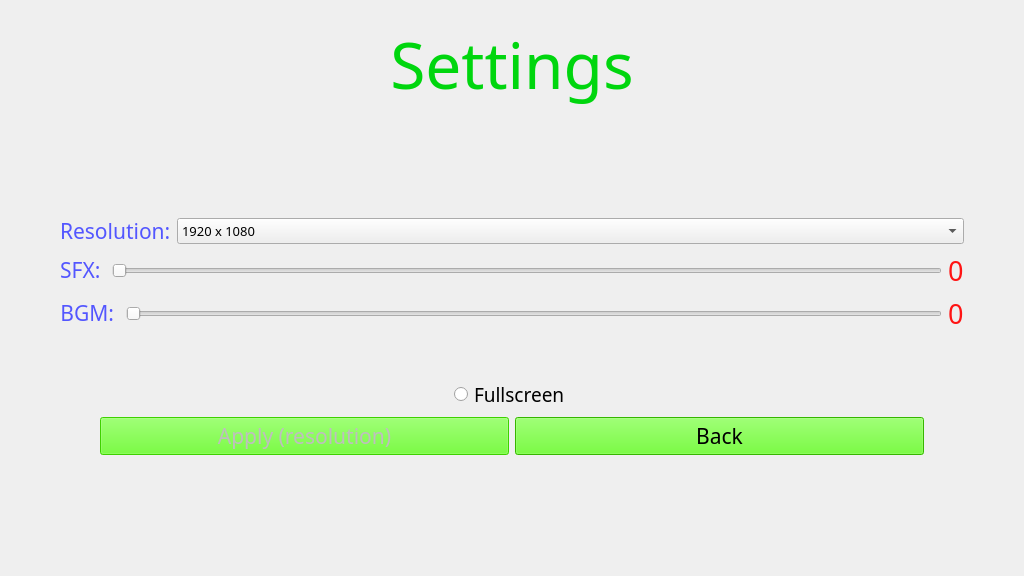
<?xml version="1.0" encoding="UTF-8"?>
<ui version="4.0">
 <class>Setting</class>
 <widget class="QWidget" name="Setting">
  <property name="geometry">
   <rect>
    <x>0</x>
    <y>0</y>
    <width>1024</width>
    <height>576</height>
   </rect>
  </property>
  <property name="windowTitle">
   <string>Form</string>
  </property>
  <layout class="QVBoxLayout" name="verticalLayout_2">
   <item>
    <widget class="QStackedWidget" name="stackedWidget">
     <property name="currentIndex">
      <number>0</number>
     </property>
     <widget class="QWidget" name="Setting_2">
      <layout class="QVBoxLayout" name="verticalLayout">
       <item>
        <layout class="QVBoxLayout" name="verticalLayout_4">
         <item>
          <layout class="QHBoxLayout" name="horizontalLayout_4">
           <item>
            <widget class="QLabel" name="label_2">
             <property name="sizePolicy">
              <sizepolicy hsizetype="MinimumExpanding" vsizetype="Preferred">
               <horstretch>0</horstretch>
               <verstretch>0</verstretch>
              </sizepolicy>
             </property>
             <property name="font">
              <font>
               <family>AKbalthom HighSchool-Frame</family>
               <pointsize>48</pointsize>
              </font>
             </property>
             <property name="text">
              <string>&lt;html&gt;&lt;head/&gt;&lt;body&gt;&lt;p&gt;&lt;span style=&quot; color:#00d60e;&quot;&gt;Settings&lt;/span&gt;&lt;/p&gt;&lt;/body&gt;&lt;/html&gt;</string>
             </property>
             <property name="textFormat">
              <enum>Qt::AutoText</enum>
             </property>
             <property name="alignment">
              <set>Qt::AlignCenter</set>
             </property>
            </widget>
           </item>
          </layout>
         </item>
         <item>
          <spacer name="verticalSpacer">
           <property name="orientation">
            <enum>Qt::Vertical</enum>
           </property>
           <property name="sizeHint" stdset="0">
            <size>
             <width>20</width>
             <height>40</height>
            </size>
           </property>
          </spacer>
         </item>
         <item>
          <layout class="QHBoxLayout" name="horizontalLayout_8">
           <item>
            <spacer name="horizontalSpacer_3">
             <property name="orientation">
              <enum>Qt::Horizontal</enum>
             </property>
             <property name="sizeType">
              <enum>QSizePolicy::Maximum</enum>
             </property>
             <property name="sizeHint" stdset="0">
              <size>
               <width>40</width>
               <height>20</height>
              </size>
             </property>
            </spacer>
           </item>
           <item>
            <layout class="QHBoxLayout" name="horizontalLayout_7">
             <item>
              <widget class="QLabel" name="label_4">
               <property name="font">
                <font>
                 <family>AKbalthom HighSchool-Frame</family>
                 <pointsize>16</pointsize>
                </font>
               </property>
               <property name="text">
                <string>&lt;html&gt;&lt;head/&gt;&lt;body&gt;&lt;p&gt;&lt;span style=&quot; color:#5356ff;&quot;&gt;Resolution:&lt;/span&gt;&lt;/p&gt;&lt;/body&gt;&lt;/html&gt;</string>
               </property>
              </widget>
             </item>
             <item>
              <widget class="QComboBox" name="Res_spinner">
               <property name="sizePolicy">
                <sizepolicy hsizetype="MinimumExpanding" vsizetype="Fixed">
                 <horstretch>0</horstretch>
                 <verstretch>0</verstretch>
                </sizepolicy>
               </property>
               <property name="font">
                <font>
                 <family>AKbalthom HighSchool-Frame</family>
                 <pointsize>10</pointsize>
                </font>
               </property>
               <property name="focusPolicy">
                <enum>Qt::ClickFocus</enum>
               </property>
               <property name="contextMenuPolicy">
                <enum>Qt::DefaultContextMenu</enum>
               </property>
               <property name="styleSheet">
                <string notr="true">background-image: url(:/images/resource/grass-icon(easy).png);
image: url(:/images/resource/grass-icon.png);</string>
               </property>
               <property name="editable">
                <bool>false</bool>
               </property>
               <item>
                <property name="text">
                 <string>1920 x 1080</string>
                </property>
               </item>
               <item>
                <property name="text">
                 <string>1280 x 720</string>
                </property>
               </item>
               <item>
                <property name="text">
                 <string>1024 x 576</string>
                </property>
               </item>
              </widget>
             </item>
            </layout>
           </item>
           <item>
            <spacer name="horizontalSpacer_4">
             <property name="orientation">
              <enum>Qt::Horizontal</enum>
             </property>
             <property name="sizeType">
              <enum>QSizePolicy::Maximum</enum>
             </property>
             <property name="sizeHint" stdset="0">
              <size>
               <width>40</width>
               <height>20</height>
              </size>
             </property>
            </spacer>
           </item>
          </layout>
         </item>
         <item>
          <layout class="QVBoxLayout" name="verticalLayout_3">
           <item>
            <layout class="QHBoxLayout" name="horizontalLayout_5">
             <item>
              <spacer name="horizontalSpacer_5">
               <property name="orientation">
                <enum>Qt::Horizontal</enum>
               </property>
               <property name="sizeType">
                <enum>QSizePolicy::Maximum</enum>
               </property>
               <property name="sizeHint" stdset="0">
                <size>
                 <width>40</width>
                 <height>20</height>
                </size>
               </property>
              </spacer>
             </item>
             <item>
              <widget class="QLabel" name="label_3">
               <property name="sizePolicy">
                <sizepolicy hsizetype="Preferred" vsizetype="Preferred">
                 <horstretch>0</horstretch>
                 <verstretch>0</verstretch>
                </sizepolicy>
               </property>
               <property name="font">
                <font>
                 <family>AKbalthom HighSchool-Frame</family>
                 <pointsize>16</pointsize>
                </font>
               </property>
               <property name="text">
                <string>&lt;html&gt;&lt;head/&gt;&lt;body&gt;&lt;p&gt;&lt;span style=&quot; color:#5356ff;&quot;&gt;SFX: &lt;/span&gt;&lt;/p&gt;&lt;/body&gt;&lt;/html&gt;</string>
               </property>
               <property name="alignment">
                <set>Qt::AlignCenter</set>
               </property>
               <property name="buddy">
                <cstring>SFX_Slider</cstring>
               </property>
              </widget>
             </item>
             <item>
              <widget class="QSlider" name="SFX_Slider">
               <property name="styleSheet">
                <string notr="true"/>
               </property>
               <property name="orientation">
                <enum>Qt::Horizontal</enum>
               </property>
              </widget>
             </item>
             <item>
              <widget class="QLabel" name="current_SFX_vol">
               <property name="font">
                <font>
                 <family>AKbalthom HighSchool-Fun</family>
                 <pointsize>20</pointsize>
                </font>
               </property>
               <property name="styleSheet">
                <string notr="true">color: rgb(255,20,20);</string>
               </property>
               <property name="text">
                <string>0</string>
               </property>
              </widget>
             </item>
             <item>
              <spacer name="horizontalSpacer_6">
               <property name="orientation">
                <enum>Qt::Horizontal</enum>
               </property>
               <property name="sizeType">
                <enum>QSizePolicy::Maximum</enum>
               </property>
               <property name="sizeHint" stdset="0">
                <size>
                 <width>40</width>
                 <height>20</height>
                </size>
               </property>
              </spacer>
             </item>
            </layout>
           </item>
           <item>
            <layout class="QHBoxLayout" name="horizontalLayout_6">
             <item>
              <spacer name="horizontalSpacer_8">
               <property name="orientation">
                <enum>Qt::Horizontal</enum>
               </property>
               <property name="sizeType">
                <enum>QSizePolicy::Maximum</enum>
               </property>
               <property name="sizeHint" stdset="0">
                <size>
                 <width>40</width>
                 <height>20</height>
                </size>
               </property>
              </spacer>
             </item>
             <item>
              <widget class="QLabel" name="label_5">
               <property name="font">
                <font>
                 <family>AKbalthom HighSchool-Frame</family>
                 <pointsize>16</pointsize>
                </font>
               </property>
               <property name="text">
                <string>&lt;html&gt;&lt;head/&gt;&lt;body&gt;&lt;p&gt;&lt;span style=&quot; color:#5356ff;&quot;&gt;BGM: &lt;/span&gt;&lt;/p&gt;&lt;/body&gt;&lt;/html&gt;</string>
               </property>
               <property name="alignment">
                <set>Qt::AlignCenter</set>
               </property>
               <property name="buddy">
                <cstring>BGM_Slider</cstring>
               </property>
              </widget>
             </item>
             <item>
              <widget class="QSlider" name="BGM_Slider">
               <property name="styleSheet">
                <string notr="true"/>
               </property>
               <property name="orientation">
                <enum>Qt::Horizontal</enum>
               </property>
              </widget>
             </item>
             <item>
              <widget class="QLabel" name="current_BGM_vol">
               <property name="font">
                <font>
                 <family>AKbalthom HighSchool-Fun</family>
                 <pointsize>20</pointsize>
                </font>
               </property>
               <property name="styleSheet">
                <string notr="true">color: rgb(255,20,20);</string>
               </property>
               <property name="text">
                <string>0</string>
               </property>
              </widget>
             </item>
             <item>
              <spacer name="horizontalSpacer_7">
               <property name="orientation">
                <enum>Qt::Horizontal</enum>
               </property>
               <property name="sizeType">
                <enum>QSizePolicy::Maximum</enum>
               </property>
               <property name="sizeHint" stdset="0">
                <size>
                 <width>40</width>
                 <height>20</height>
                </size>
               </property>
              </spacer>
             </item>
            </layout>
           </item>
          </layout>
         </item>
         <item>
          <spacer name="verticalSpacer_3">
           <property name="orientation">
            <enum>Qt::Vertical</enum>
           </property>
           <property name="sizeType">
            <enum>QSizePolicy::Maximum</enum>
           </property>
           <property name="sizeHint" stdset="0">
            <size>
             <width>20</width>
             <height>40</height>
            </size>
           </property>
          </spacer>
         </item>
         <item>
          <layout class="QHBoxLayout" name="horizontalLayout_9">
           <item>
            <spacer name="horizontalSpacer_9">
             <property name="orientation">
              <enum>Qt::Horizontal</enum>
             </property>
             <property name="sizeType">
              <enum>QSizePolicy::MinimumExpanding</enum>
             </property>
             <property name="sizeHint" stdset="0">
              <size>
               <width>40</width>
               <height>20</height>
              </size>
             </property>
            </spacer>
           </item>
           <item>
            <widget class="QRadioButton" name="fullScreen">
             <property name="font">
              <font>
               <family>AKbalthom HighSchool-Frame</family>
               <pointsize>14</pointsize>
              </font>
             </property>
             <property name="text">
              <string>Fullscreen</string>
             </property>
            </widget>
           </item>
           <item>
            <spacer name="horizontalSpacer_10">
             <property name="orientation">
              <enum>Qt::Horizontal</enum>
             </property>
             <property name="sizeType">
              <enum>QSizePolicy::MinimumExpanding</enum>
             </property>
             <property name="sizeHint" stdset="0">
              <size>
               <width>40</width>
               <height>20</height>
              </size>
             </property>
            </spacer>
           </item>
          </layout>
         </item>
         <item>
          <layout class="QHBoxLayout" name="horizontalLayout_10">
           <item>
            <spacer name="horizontalSpacer">
             <property name="orientation">
              <enum>Qt::Horizontal</enum>
             </property>
             <property name="sizeType">
              <enum>QSizePolicy::Preferred</enum>
             </property>
             <property name="sizeHint" stdset="0">
              <size>
               <width>80</width>
               <height>20</height>
              </size>
             </property>
            </spacer>
           </item>
           <item>
            <widget class="QPushButton" name="Save_button">
             <property name="enabled">
              <bool>false</bool>
             </property>
             <property name="font">
              <font>
               <family>AKbalthom HighSchool-Frame</family>
               <pointsize>16</pointsize>
              </font>
             </property>
             <property name="styleSheet">
              <string notr="true">background-color: rgb(76, 255, 0);

background-image: url(:/images/resource/grass-icon.png);


</string>
             </property>
             <property name="text">
              <string>Apply (resolution)</string>
             </property>
            </widget>
           </item>
           <item>
            <widget class="QPushButton" name="Cancel_button">
             <property name="font">
              <font>
               <family>AKbalthom HighSchool-Frame</family>
               <pointsize>16</pointsize>
              </font>
             </property>
             <property name="styleSheet">
              <string notr="true">background-color: rgb(76, 255, 0);

background-image: url(:/images/resource/grass-icon.png);


</string>
             </property>
             <property name="text">
              <string>Back</string>
             </property>
            </widget>
           </item>
           <item>
            <spacer name="horizontalSpacer_2">
             <property name="orientation">
              <enum>Qt::Horizontal</enum>
             </property>
             <property name="sizeType">
              <enum>QSizePolicy::Preferred</enum>
             </property>
             <property name="sizeHint" stdset="0">
              <size>
               <width>80</width>
               <height>20</height>
              </size>
             </property>
            </spacer>
           </item>
          </layout>
         </item>
         <item>
          <spacer name="verticalSpacer_2">
           <property name="orientation">
            <enum>Qt::Vertical</enum>
           </property>
           <property name="sizeHint" stdset="0">
            <size>
             <width>20</width>
             <height>40</height>
            </size>
           </property>
          </spacer>
         </item>
        </layout>
       </item>
      </layout>
     </widget>
     <widget class="QWidget" name="MainMenu">
      <layout class="QVBoxLayout" name="verticalLayout_5"/>
     </widget>
     <widget class="QWidget" name="Void">
      <layout class="QVBoxLayout" name="verticalLayout_6"/>
     </widget>
    </widget>
   </item>
  </layout>
 </widget>
 <resources/>
 <connections/>
</ui>
